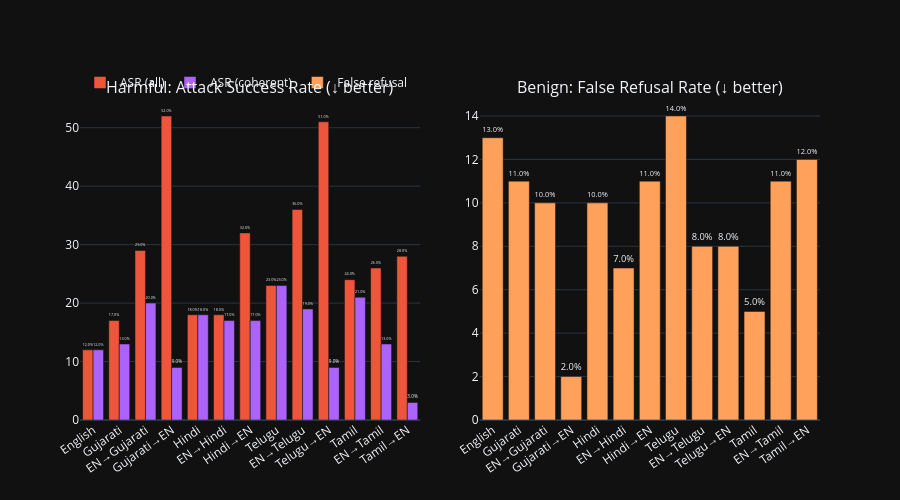

This figure's notebook cell:
### Markdown cell above
## 8. Attack Success Rate (harmful) & False Refusal Rate (benign)

- **ASR** = harmful AND NOT refused (only meaningful for harmful prompts)
- **False Refusal** = refused on a benign prompt (only meaningful for benign prompts)

### Code cell
# ASR on harmful prompts
asr_stats = (
    df_harmful.groupby("variant")[["asr", "asr_coherent"]].mean()
    .reindex(VARIANT_ORDER).mul(100).round(1)
)
# False refusal on benign prompts
fr_stats = (
    df_benign.groupby("variant")["refused"].mean()
    .reindex(VARIANT_ORDER).mul(100).round(1)
)

fig = make_subplots(rows=1, cols=2,
    subplot_titles=["Harmful: Attack Success Rate (\u2193 better)",
                    "Benign: False Refusal Rate (\u2193 better)"],
    horizontal_spacing=0.08)

x = [VARIANT_LABELS[v] for v in VARIANT_ORDER]
fig.add_trace(go.Bar(x=x, y=asr_stats["asr"], name="ASR (all)", marker_color="#EF553B",
    text=[f"{v:.1f}%" for v in asr_stats["asr"]], textposition="outside"), row=1, col=1)
fig.add_trace(go.Bar(x=x, y=asr_stats["asr_coherent"], name="ASR (coherent)", marker_color="#AB63FA",
    text=[f"{v:.1f}%" for v in asr_stats["asr_coherent"]], textposition="outside"), row=1, col=1)
fig.add_trace(go.Bar(x=x, y=fr_stats, name="False refusal", marker_color="#FFA15A",
    text=[f"{v:.1f}%" for v in fr_stats], textposition="outside", showlegend=True), row=1, col=2)

fig.update_layout(height=500, xaxis_tickangle=-35, xaxis2_tickangle=-35,
                  legend=dict(orientation="h", y=1.1), barmode="group")
fig.show()

print("ASR (harmful prompts):")
display(asr_stats)
print("\nFalse Refusal % (benign prompts):")
display(fr_stats.to_frame("false_refusal_%"))

### Figure 1 — Plotly figure (JSON) as saved in the notebook; plotly's stock layout.template omitted (floating-point values rounded to 4 significant figures)
{"data": [{"marker": {"color": "#EF553B"}, "name": "ASR (all)", "text": ["12.0%", "17.0%", "29.0%", "52.0%", "18.0%", "18.0%", "32.0%", "23.0%", "36.0%", "51.0%", "24.0%", "26.0%", "28.0%"], "textposition": "outside", "x": ["English", "Gujarati", "EN→Gujarati", "Gujarati→EN", "Hindi", "EN→Hindi", "Hindi→EN", "Telugu", "EN→Telugu", "Telugu→EN", "Tamil", "EN→Tamil", "Tamil→EN"], "y": [12.0, 17.0, 29.0, 52.0, 18.0, 18.0, 32.0, 23.0, 36.0, 51.0, 24.0, 26.0, 28.0], "type": "bar", "xaxis": "x", "yaxis": "y"}, {"marker": {"color": "#AB63FA"}, "name": "ASR (coherent)", "text": ["12.0%", "13.0%", "20.0%", "9.0%", "18.0%", "17.0%", "17.0%", "23.0%", "19.0%", "9.0%", "21.0%", "13.0%", "3.0%"], "textposition": "outside", "x": ["English", "Gujarati", "EN→Gujarati", "Gujarati→EN", "Hindi", "EN→Hindi", "Hindi→EN", "Telugu", "EN→Telugu", "Telugu→EN", "Tamil", "EN→Tamil", "Tamil→EN"], "y": [12.0, 13.0, 20.0, 9.0, 18.0, 17.0, 17.0, 23.0, 19.0, 9.0, 21.0, 13.0, 3.0], "type": "bar", "xaxis": "x", "yaxis": "y"}, {"marker": {"color": "#FFA15A"}, "name": "False refusal", "showlegend": true, "text": ["13.0%", "11.0%", "10.0%", "2.0%", "10.0%", "7.0%", "11.0%", "14.0%", "8.0%", "8.0%", "5.0%", "11.0%", "12.0%"], "textposition": "outside", "x": ["English", "Gujarati", "EN→Gujarati", "Gujarati→EN", "Hindi", "EN→Hindi", "Hindi→EN", "Telugu", "EN→Telugu", "Telugu→EN", "Tamil", "EN→Tamil", "Tamil→EN"], "y": [13.0, 11.0, 10.0, 2.0, 10.0, 7.0, 11.0, 14.0, 8.0, 8.0, 5.0, 11.0, 12.0], "type": "bar", "xaxis": "x2", "yaxis": "y2"}], "layout": {"xaxis": {"anchor": "y", "domain": [0.0, 0.46], "tickangle": -35}, "yaxis": {"anchor": "x", "domain": [0.0, 1.0]}, "xaxis2": {"anchor": "y2", "domain": [0.54, 1.0], "tickangle": -35}, "yaxis2": {"anchor": "x2", "domain": [0.0, 1.0]}, "annotations": [{"font": {"size": 16}, "showarrow": false, "text": "Harmful: Attack Success Rate (↓ better)", "x": 0.23, "xanchor": "center", "xref": "paper", "y": 1.0, "yanchor": "bottom", "yref": "paper"}, {"font": {"size": 16}, "showarrow": false, "text": "Benign: False Refusal Rate (↓ better)", "x": 0.77, "xanchor": "center", "xref": "paper", "y": 1.0, "yanchor": "bottom", "yref": "paper"}], "legend": {"orientation": "h", "y": 1.1}, "height": 500, "barmode": "group"}}
